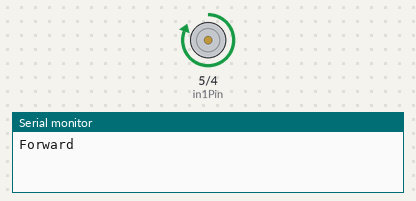
This sketch was run on a simulated Arduino Uno, built with avr-gcc and run on an emulated ATmega328P. Parts: motor-driver pin pairs drawn as motors (green arrow = first pin HIGH = forward, orange = second pin HIGH = backward, longer = more drive, scaled by the enable pin), the last lines printed to the serial monitor.

Above: at 0.5 s.
At 2.5 s:
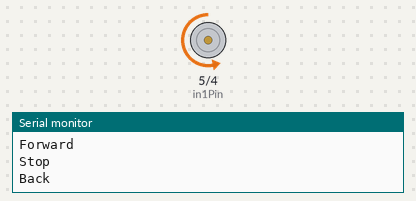
At 3.5 s:
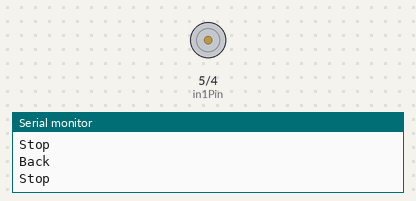
Timing chart, 0 to 5.2 s (numbered marks = the images above):
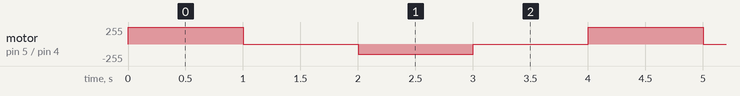

The sketch:

app.ino
```cpp
// int ENPin = 9;  // enable 핀 설정
// int in1Pin = 8; // in1 핀 설정
// int in2Pin = 7; // in2 핀 설정

int ENPin = 3;  // enable 핀 설정
int in1Pin = 5; // in1 핀 설정
int in2Pin = 4; // in2 핀 설정

void setup()
{
    // 시리얼 통신 설정
    Serial.begin(9600);

    // 핀 입출력 설정
    pinMode(ENPin, OUTPUT);
    pinMode(in1Pin, OUTPUT);
    pinMode(in2Pin, OUTPUT);
}

void loop()
{
    Serial.println("Forward");
    analogWrite(ENPin, 255); //  PWM제어 ... 0 ~ 255
    digitalWrite(in1Pin, HIGH);
    digitalWrite(in2Pin, LOW);
    delay(1000);

    Serial.println("Stop");
    digitalWrite(in1Pin, LOW);
    digitalWrite(in2Pin, LOW);
    delay(1000);

    Serial.println("Back");
    analogWrite(ENPin, 150); //  PWM제어 ... 0 ~ 255
    digitalWrite(in1Pin, LOW);
    digitalWrite(in2Pin, HIGH);
    delay(1000);

    Serial.println("Stop");
    digitalWrite(in1Pin, LOW);
    digitalWrite(in2Pin, LOW);
    delay(1000);
}
```

Measured:
- by itself, motor on pin 5 (in1Pin) / pin 4 (in2Pin): repeats every 4.0 s: stopped 1.0 s, backward 150/255 1.0 s, stopped 1.0 s, forward 255/255 1.0 s
